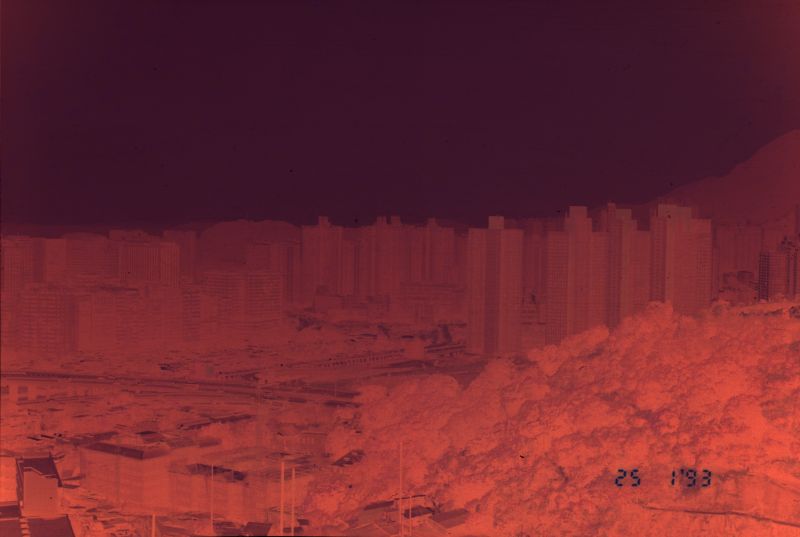
#> input picture data/samples/negative/19930125-05-hk.png, 800 x 537 px
$ python main.py ../data/samples/negative/19930125-05-hk.png out.png
#> lines starting #> are read from the running program, lines starting #| are printed output that depends on the picture; long printed decimals are rounded
### src/negative_inversion.py
# SPDX-License-Identifier: GPL-3.0-or-later
# Adapted from darktable src/iop/negadoctor.c.
# Original algorithm: Copyright (C) 2020-2026 darktable developers.
"""

AutoNeg: film-base compensation and negative inversion (Python 3.10+).

INSTALL
    pip install numpy pillow opencv-python-headless

COMMAND LINE
    python negative_inversion.py --help
    python negative_inversion.py scan.png positive.npy --encoding srgb
    python negative_inversion.py scan.png positive.npy --encoding srgb \
        --base-roi 10 20 100 80
    python negative_inversion.py scan.npy positive.npy --encoding linear \
        --dmin 1.0 0.45 0.25 --dmax 2.0 --offset 0.0
    python negative_inversion.py scan.png preview.png --encoding srgb

TEAM API / INTERFACE
    params = estimate_parameters(negative_linear, base_roi=(x, y, w, h))
    positive_linear = invert_negative(negative_linear, params)
    # Next stage: correct_color_exposure(positive_linear)

    Input: H x W x 3 RGB NumPy array, finite, nonnegative, LINEAR-light.
    Use a consistent RGB color space for the image and Dmin. Typical input
    scale is 0..1; values above 1 are supported. Dmin uses the same scale.
    Output: same shape, float32, linear inversion intermediate, range [0, 1).
    No white balance, paper gamma, exposure, or highlight compression is
    applied. This is an intermediate, not a calibrated scene-radiance image.
    .npy output preserves float data for the next stage. PNG is an 8-bit
    sRGB preview only; do not use it as the pipeline interchange format.

SOURCE / LICENSE
    https://github.com/darktable-org/darktable/blob/master/src/iop/negadoctor.c
    Derived from the user-supplied source; GPL-3.0-or-later, without warranty.
    License text: https://www.gnu.org/licenses/gpl-3.0.html
"""

import argparse
from dataclasses import asdict, dataclass
from pathlib import Path
import sys
import warnings

import numpy as np

THRESHOLD = 2.0 ** -32
ROI = tuple[int, int, int, int]


@dataclass(frozen=True)
class InversionParameters:
    """Dmin: linear RGB film base; dmax: log10 density range; offset: bias."""

    dmin: tuple[float, float, float]
    dmax: float
    offset: float = 0.0


def _validate_image(image: np.ndarray) -> np.ndarray:
    array = np.asarray(image, dtype=np.float64)
    if array.ndim != 3 or array.shape[2] != 3 or array.size == 0:
        raise ValueError("Input must be a nonempty H x W x 3 RGB array.")
    if not np.all(np.isfinite(array)) or np.any(array < 0):
        raise ValueError("Input pixels must be finite and nonnegative.")
    return array


def _region(image: np.ndarray, roi: ROI | None) -> np.ndarray:
    if roi is None:
        return image
    if len(roi) != 4 or any(int(v) != v for v in roi):
        raise ValueError("ROI must contain four integers: x y width height.")
    x, y, width, height = map(int, roi)
    if min(x, y) < 0 or min(width, height) <= 0:
        raise ValueError("ROI origin must be nonnegative; size must be positive.")
    if x + width > image.shape[1] or y + height > image.shape[0]:
        raise ValueError("ROI extends beyond the image boundaries.")
    return image[y:y + height, x:x + width]


def _validate_parameters(params: InversionParameters) -> np.ndarray:
    base = np.asarray(params.dmin, dtype=np.float64)
    if base.shape != (3,) or not np.all(np.isfinite(base)) or np.any(base <= 0):
        raise ValueError("Dmin must contain three finite, positive linear RGB values.")
    if not np.isfinite(params.dmax) or params.dmax <= 0:
        raise ValueError("Dmax must be finite and greater than zero.")
    if not np.isfinite(params.offset):
        raise ValueError("Offset must be finite.")
    return base


def estimate_parameters(
    negative_linear: np.ndarray,
    *,
    dmin: tuple[float, float, float] | None = None,
    base_roi: ROI | None = None,
    range_roi: ROI | None = None,
    dmax: float | None = None,
    offset: float | None = None,
    low_percentile: float = 0.1,
    high_percentile: float = 99.9,
) -> InversionParameters:
    """Estimate parameters; explicit dmin/dmax/offset override estimation.

    base_roi should contain ONLY unexposed film, not the illuminated area
    outside the film. range_roi should contain the actual photograph.
    Percentiles are computed independently per RGB channel.
    """
    image = _validate_image(negative_linear)
    if not 0 <= low_percentile < high_percentile <= 100:
        raise ValueError("Require 0 <= low percentile < high percentile <= 100.")
    if dmin is not None and base_roi is not None:
        raise ValueError("Use either dmin or base_roi, not both.")

    # STEP 1: Measure the film base, equivalent to negadoctor's Dmin picker.
    if dmin is not None:
        base = np.asarray(dmin, dtype=np.float64)
    elif base_roi is not None:
        base = _region(image, base_roi).mean(axis=(0, 1))
    else:
        warnings.warn(
            "Dmin is approximated from bright channel percentiles. For reliable "
            "film-base compensation, supply --base-roi x y w h on bare film "
            "or --dmin R G B in linear units.", stacklevel=2,
        )
        base = np.percentile(image, high_percentile, axis=(0, 1))
    _validate_parameters(InversionParameters(tuple(base), 1.0, 0.0))

    # STEP 2: Measure transmission extrema in the photograph region.
    pixels = _region(image, range_roi)
    low = np.maximum(np.percentile(pixels, low_percentile, axis=(0, 1)), THRESHOLD)
    high = np.maximum(np.percentile(pixels, high_percentile, axis=(0, 1)), THRESHOLD)

    # STEP 3: Port apply_auto_Dmax(): darkest transmission gives max density.
    # Difference of logs is equivalent to log10(base / low), avoiding overflow.
    density_max = np.log10(base) - np.log10(low)
    density_range = float(np.max(density_max)) if dmax is None else float(dmax)
    if not np.isfinite(density_range) or density_range <= 1e-12:
        raise ValueError("Cannot estimate a positive density range. Check the "
                         "film-base sample or provide a positive --dmax.")

    # STEP 4: Port apply_auto_offset(): place the low-density end near black.
    density_min = np.log10(base) - np.log10(high)
    bias = float(np.min(density_min / density_range)) if offset is None else float(offset)
    params = InversionParameters(tuple(float(v) for v in base), density_range, bias)
    _validate_parameters(params)
    return params


def invert_negative(
    negative_linear: np.ndarray,
    params: InversionParameters,
) -> np.ndarray:
    """Invert linear RGB with fixed params; return a float32 RGB intermediate.

    Does not modify input. Reuse params for frames with the same film and
    scan settings when consistent rendering across a roll is desired.
    """
    image = _validate_image(negative_linear)
    base = _validate_parameters(params)

    # STEP 5: Normalize by the orange film base and convert to log10 density.
    density = np.log10(base) - np.log10(np.maximum(image, THRESHOLD))

    # STEP 6: Scale density and compensate scanner exposure in log space.
    exponent = -density / params.dmax + params.offset

    # STEP 7: Simulate neutral printing: 1 - 10**exponent reverses brightness.
    # For exponent >= 0 the source clamps the negative result to zero.
    # Clipping the exponent first avoids overflow and has the same result.
    # expm1 improves precision near black compared with subtracting from one.
    positive = -np.expm1(np.minimum(exponent, 0.0) * np.log(10.0))
    return positive.astype(np.float32)


# [4 lines left out: function srgb_to_linear, not called in this run]


def linear_to_srgb(linear: np.ndarray) -> np.ndarray:
    """Encode a display preview, clipping only at the export boundary."""
    x = np.clip(linear, 0.0, 1.0)
    return np.where(x <= 0.0031308, 12.92 * x, 1.055 * x ** (1 / 2.4) - 0.055)


def load_image(path: Path, encoding: str) -> np.ndarray:
    """Read float .npy, precision-preserving RGB PNG, or 8-bit JPEG."""
    if path.suffix.lower() == ".npy":
        array = np.load(path, allow_pickle=False)
        if array.dtype.kind != "f":
            raise ValueError(".npy input must contain floating-point RGB values.")
    elif path.suffix.lower() == ".png":
        # Pillow can silently reduce 16-bit RGB PNG to 8 bits. OpenCV's
        # unchanged loader preserves uint16; convert BGR to our RGB interface.
        try:
            import cv2
        except ImportError as error:
            raise ValueError("PNG loading requires opencv-python-headless. Run: "
                             "pip install opencv-python-headless") from error
        with path.open("rb") as stream:
            encoded_bytes = np.frombuffer(stream.read(), dtype=np.uint8)
        raw = cv2.imdecode(encoded_bytes, cv2.IMREAD_UNCHANGED)
        if raw is None:
            raise ValueError("Cannot decode PNG input.")
        if raw.ndim != 3 or raw.shape[2] != 3:
            raise ValueError("PNG must have three RGB channels, without alpha.")
        if raw.dtype not in (np.dtype("uint8"), np.dtype("uint16")):
            raise ValueError("PNG must use 8-bit or 16-bit integer channels.")
        scale = np.iinfo(raw.dtype).max  # 255 or 65535, not the image maximum
        array = raw[..., ::-1].astype(np.float64) / scale
    else:
        from PIL import Image
        with Image.open(path) as image:
            if image.mode != "RGB" or image.format != "JPEG":
                raise ValueError("Use RGB PNG, RGB JPEG, or float .npy.")
            array = np.asarray(image, dtype=np.float64) / 255.0
    array = _validate_image(array)
    if encoding == "srgb":
        if np.any(array > 1):
            raise ValueError("sRGB input must be scaled to 0..1.")
        return srgb_to_linear(array)
    if encoding != "linear":
        raise ValueError("encoding must be 'linear' or 'srgb'.")
    return array


# [55 lines left out: function main, not called in this run]


# [2 lines that do not run on import are left out]

### src/color_correction.py
"""Automatic color and exposure correction for inverted negatives."""

import argparse
from pathlib import Path

import cv2
import numpy as np

from negative_inversion import linear_to_srgb, load_image


def stretch_channels(image, low=0.5, high=99.5):
    black = np.percentile(image, low, axis=(0, 1))
    white = np.percentile(image, high, axis=(0, 1))
    return np.clip((image - black) / np.maximum(white - black, 1e-6), 0, 1)


def gray_world(image):
    means = np.maximum(image.reshape(-1, 3).mean(axis=0), 1e-6)
    return np.clip(image * means.mean() / means, 0, 1)


def auto_exposure(image, low=0.18, high=0.5, black=0.01, max_gamma=2.0):
    luminance = image @ np.array([0.2126, 0.7152, 0.0722])
    lit = luminance[luminance > black]
    median = np.clip(np.median(lit if lit.size else luminance), 1e-4, 0.9999)
    gamma = np.log(np.clip(median, low, high)) / np.log(median)
    return image ** np.clip(gamma, 1 / max_gamma, max_gamma)


def boost_saturation(srgb, saturation=1.2):
    lab = cv2.cvtColor(srgb, cv2.COLOR_RGB2LAB).astype(np.float32)
    lab[..., 1:] = np.clip((lab[..., 1:] - 128) * saturation + 128, 0, 255)
    return cv2.cvtColor(lab.astype(np.uint8), cv2.COLOR_LAB2RGB)


def correct_color_exposure(positive_linear, saturation=1.2):
    image = stretch_channels(positive_linear)
    image = gray_world(image)
    image = auto_exposure(image)
    srgb = np.round(linear_to_srgb(image) * 255).astype(np.uint8)
    return boost_saturation(srgb, saturation)


def save_rgb(path, rgb):
    path.parent.mkdir(parents=True, exist_ok=True)
    if not cv2.imwrite(str(path), cv2.cvtColor(rgb, cv2.COLOR_RGB2BGR)):
        raise RuntimeError(f"Could not save {path}")


# [11 lines left out: function main, not called in this run]


# [2 lines that do not run on import are left out]

### src/main.py

"""Color negative restoration pipeline."""

import argparse
from pathlib import Path
import numpy as np

from negative_inversion import (
    estimate_parameters,
    invert_negative,
    linear_to_srgb,
    load_image,
)
from color_correction import correct_color_exposure, save_rgb


def run_pipeline(
    input_path,
    output_path,
    encoding="linear",
    base_roi=None,
    range_roi=None,
    saturation=1.2,
):
    """Invert a color negative and automatically correct its colors."""

    input_path = Path(input_path)
    output_path = Path(output_path)
    negative = load_image(input_path, encoding)

    params = estimate_parameters(
        negative,
        base_roi=base_roi,
        range_roi=range_roi,
    )

    positive_linear = invert_negative(negative, params)

    corrected_rgb = correct_color_exposure(
        positive_linear,
        saturation=saturation,
    )

    save_rgb(output_path, corrected_rgb)

    intermediate_path = output_path.with_name(
        output_path.stem + "_inverted.npy"
    )
    np.save(intermediate_path, positive_linear, allow_pickle=False)

    print("Pipelined completed successfully.")
    print("Inversion parameters:", params)
    print("Final image:", output_path)
    print("Linear intermediate:", intermediate_path)

def main():
    parser = argparse.ArgumentParser(
        description="Inverts and color corrects a film negative automatically."
    )

    parser.add_argument("input", type=Path, help="Scanned negative image")
    parser.add_argument("output", type=Path, help="Output corrected PNG")
    parser.add_argument(
        "--encoding",
        choices=["srgb", "linear"],
        default="linear",
        help="Input transfer function (default: linear, matches dng_to_png.py output)",
    )
    parser.add_argument(
        "--base-roi",
        nargs=4,
        type=int,
        metavar=("X", "Y", "W", "H"),
        help="Bare film region for film-base estimation",
    )
    parser.add_argument(
        "--range-roi",
        nargs=4,
        type=int,
        metavar=("X", "Y", "W", "H"),
        help="Photograph region for density estimation",
    )
    parser.add_argument(
        "--saturation",
        type=float,
        default=1.2,
        help="Saturation multiplier (default: 1.2)",
    )

    args = parser.parse_args()

    run_pipeline(
        args.input,
        args.output,
        encoding=args.encoding,
        base_roi=tuple(args.base_roi) if args.base_roi else None,
        range_roi=tuple(args.range_roi) if args.range_roi else None,
        saturation=args.saturation,
    )
#> in load_image, raw is the input picture: shape (537, 800, 3) uint16; mean B, G, R 8117, 6936.4, 17070.3
#> in load_image, `array = raw[..., ::-1].astype(np.float64) / scale`:
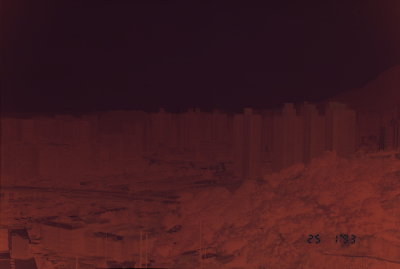
#> array: shape (537, 800, 3) float64 (shown at 1/2 size); mean R, G, B 0.26, 0.106, 0.124
#> in estimate_parameters, `base = np.percentile(image, high_percentile, axis=(0, 1))`: base = [0.527, 0.208, 0.161]
#> in estimate_parameters, `low = np.maximum(np.percentile(pixels, low_percentile, axis=(0, 1)), T..`: low = [0.129, 0.0554, 0.0915]
#> in estimate_parameters, `high = np.maximum(np.percentile(pixels, high_percentile, axis=(0, 1)),..`: high = [0.527, 0.208, 0.161]
#> in estimate_parameters, `density_max = np.log10(base) - np.log10(low)`: density_max = [0.612, 0.573, 0.247]
#> in estimate_parameters, `density_range = float(np.max(density_max)) if dmax is None else float(..`: density_range = 0.612
#> in estimate_parameters, `density_min = np.log10(base) - np.log10(high)`: density_min = [0, 0, 0]
#> in estimate_parameters, `bias = float(np.min(density_min / density_range)) if offset is None el..`: bias = 0
#> in invert_negative, `positive = -np.expm1(np.minimum(exponent, 0.0) * np.log(10.0))`:
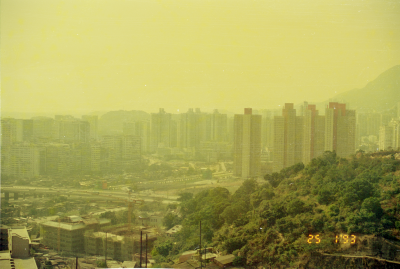
#> positive: shape (537, 800, 3) float64 (shown at 1/2 size); mean R, G, B 0.657, 0.643, 0.345
#> in invert_negative, `return positive.astype(np.float32)`:
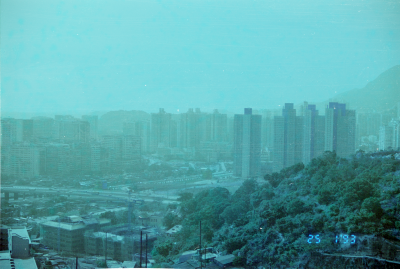
#> returned value: shape (537, 800, 3) float32 (shown at 1/2 size); mean of channels 0, 1, 2 0.657, 0.643, 0.345; drawn as B, G, R
#> in stretch_channels, `black = np.percentile(image, low, axis=(0, 1))`: black = [0.0697, 0.0806, 0.0375]
#> in stretch_channels, `white = np.percentile(image, high, axis=(0, 1))`: white = [0.893, 0.877, 0.556]
#> in stretch_channels, `return np.clip((image - black) / np.maximum(white - black, 1e-6), 0, 1)`:
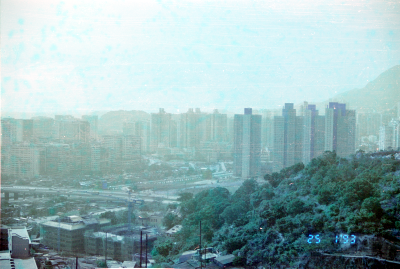
#> returned value: shape (537, 800, 3) float64 (shown at 1/2 size); mean of channels 0, 1, 2 0.713, 0.706, 0.592; drawn as B, G, R
#> in gray_world, `means = np.maximum(image.reshape(-1, 3).mean(axis=0), 1e-6)`: means = [0.713, 0.706, 0.592]
#> in auto_exposure, `luminance = image @ np.array([0.2126, 0.7152, 0.0722])`:
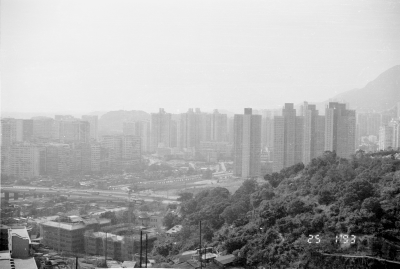
#> luminance: shape (537, 800) float64 (shown at 1/2 size); min 0, max 0.951, mean 0.67
#> in auto_exposure, `median = np.clip(np.median(lit if lit.size else luminance), 1e-4, 0.99..`: median = 0.717
#> in auto_exposure, `gamma = np.log(np.clip(median, low, high)) / np.log(median)`: gamma = 2.09
#> in auto_exposure, `return image ** np.clip(gamma, 1 / max_gamma, max_gamma)`:
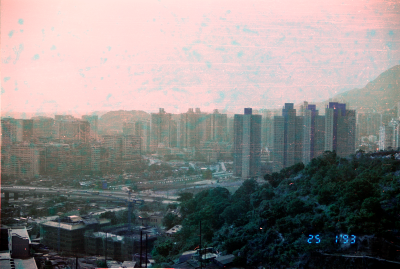
#> returned value: shape (537, 800, 3) float64 (shown at 1/2 size); mean of channels 0, 1, 2 0.513, 0.516, 0.534; drawn as B, G, R
#> in boost_saturation, `lab = cv2.cvtColor(srgb, cv2.COLOR_RGB2LAB).astype(np.float32)`:
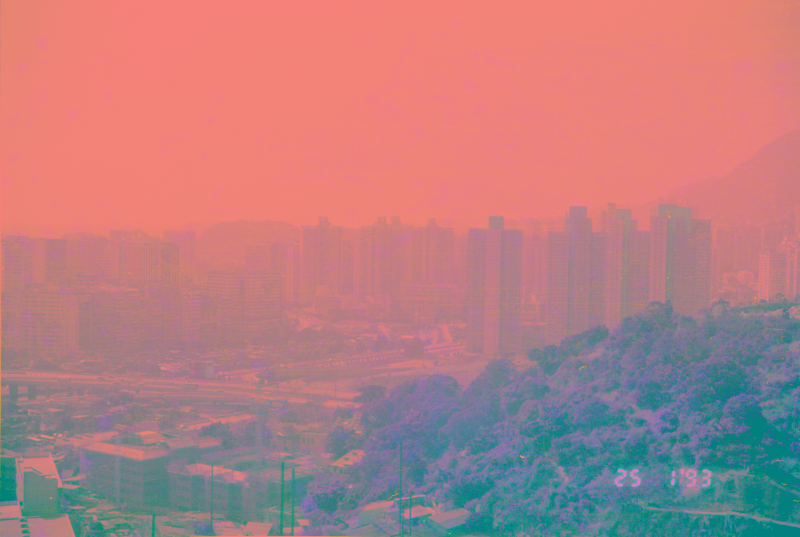
#> lab: shape (537, 800, 3) float32; mean R, G, B 181.1, 127.7, 130.4
#| Inversion parameters: InversionParameters(dmin=(0.5269, 0.2076, 0.1614), dmax=0.612, offset=0.0)

if __name__ == "__main__":
    main()

$ run again, on data/samples/negative/19960815F-37-golden-gate.png
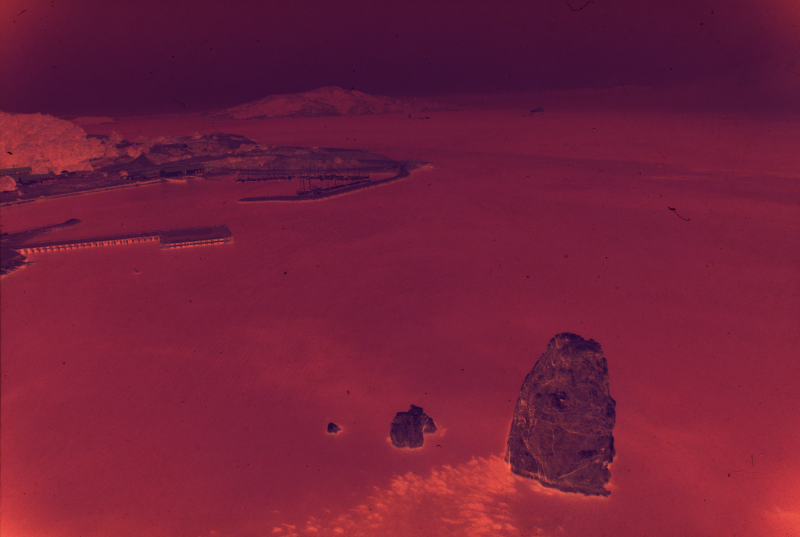
#> input picture data/samples/negative/19960815F-37-golden-gate.png, 800 x 537 px
#> in load_image, raw is the input picture: shape (537, 800, 3) uint16; mean B, G, R 8726.8, 5130.3, 16190.1
#> base = [0.455, 0.165, 0.153]
#> low = [0.104, 0.0407, 0.106]
#> high = [0.455, 0.165, 0.153]
#> density_max = [0.639, 0.608, 0.159]
#> density_range = 0.639
#> density_min = [0, 0, 0]
#> bias = 0
#> black = [0.1, 0.145, 0.0566]
#> white = [0.856, 0.862, 0.351]
#> means = [0.669, 0.748, 0.461]
#> in auto_exposure, `luminance = image @ np.array([0.2126, 0.7152, 0.0722])`:
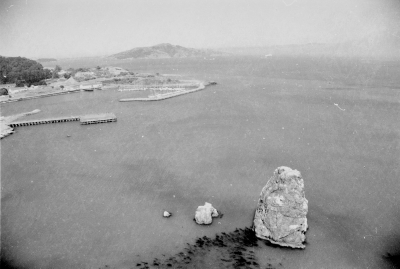
#> luminance: shape (537, 800) float64 (shown at 1/2 size); min 0, max 0.87, mean 0.625
#> median = 0.623
#> gamma = 1.46
#> in boost_saturation, `lab = cv2.cvtColor(srgb, cv2.COLOR_RGB2LAB).astype(np.float32)`:
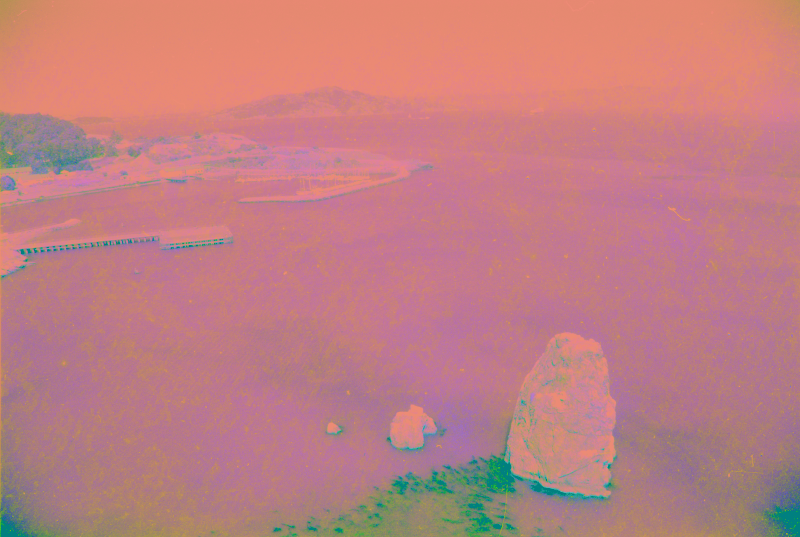
#> lab: shape (537, 800, 3) float32; mean R, G, B 192.5, 127.4, 130.4
#| Inversion parameters: InversionParameters(dmin=(0.4553, 0.1653, 0.1527), dmax=0.6392, offset=0.0)
